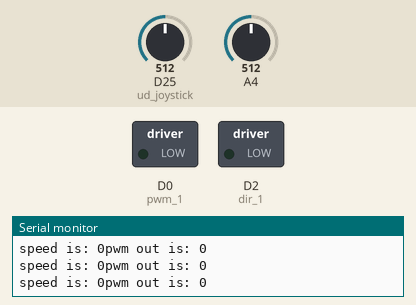
The sketch below on a simulated Arduino Due. On the bench: switched loads named in the sketch (green lamp = pin HIGH), the last lines printed to the serial monitor. The test bench sets the inputs (shaded band); at power-on: D25 (ud_joystick) = 512, A4 = 512 (analog values on the 0–1023 scale).

Above: at 1.2 s.
1.3 s: D25 (ud_joystick) set to 530
At 2.5 s:
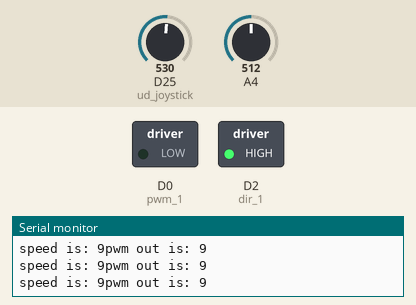
2.8 s: D25 (ud_joystick) set to 762
4.3 s: D25 (ud_joystick) set to 781
At 5.3 s:
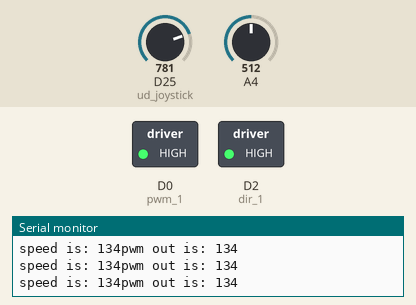
5.8 s: D25 (ud_joystick) set to 122
At 6.7 s:
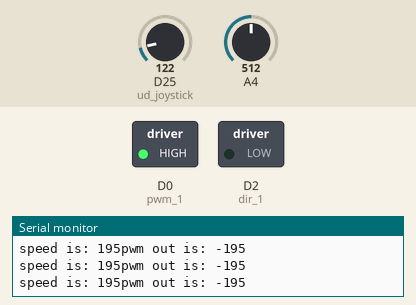
7.3 s: D25 (ud_joystick) set to 238
8.8 s: D25 (ud_joystick) set to 271
At 9.5 s:
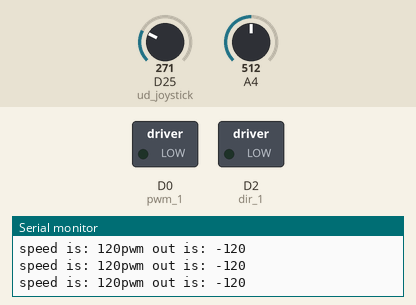
Timing chart, 0 to 11.3 s (numbered marks = the images above; inputs shaded):
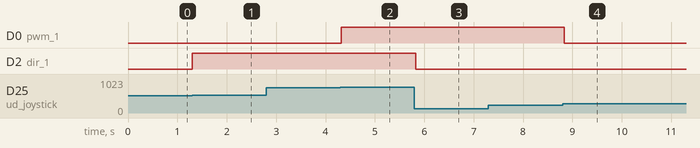

Measured:
- the behaviour switches between 513 and 514 on D25 (ud_joystick) (found by bisection; images 0 and 1)
- the behaviour switches between 768 and 769 on D25 (ud_joystick) (found by bisection; images 1 and 2)
- the behaviour switches between 256 and 257 on D25 (ud_joystick) (found by bisection; images 3 and 4)
- after the input at 1.3 s, D2 (dir_1): LOW → HIGH at once
- after the input at 4.3 s, D0 (pwm_1): LOW → HIGH at once
- after the input at 5.8 s, D2 (dir_1): HIGH → LOW at once
- after the input at 8.8 s, D0 (pwm_1): HIGH → LOW at once

The sketch:

joystickControl.ino
```cpp
const int lr_joystick = 4;
const int ud_joystick = 25;

const int pwm_1 = 0;
const int dir_1 = 2;

void setup() {
  // initialize serial communication at 115200 bits per second:
  Serial.begin(115200);
  // setup pin mode
  pinMode(pwm_1, OUTPUT);
  pinMode(dir_1, OUTPUT);

  //set the resolution to 12 bits (0-4095)
  analogReadResolution(12);
}

// Single function to control the motor
void setMotor(int speed, bool forwardDirection, int pwm_pin, int dir_pin) {
  // Set direction
  if (forwardDirection) {
    digitalWrite(dir_pin, HIGH);
  } else{
    digitalWrite(dir_pin, LOW);
  }

  analogWrite(pwm_pin, speed);

  //debug print
  Serial.print("speed is: "); Serial.print(speed);

}

void loop() {
  // read joystick input
  int LRjoystick = analogRead(lr_joystick);
  int UDjoystick = analogRead(ud_joystick);

  // map to pwm
  int pwm_out = map(UDjoystick, 0, 4095, -255, 255);

  // control motor
  if(pwm_out > 0){
    // when positive
    setMotor(pwm_out, true, pwm_1, dir_1);
  } else{
    // when negative
    setMotor(abs(pwm_out), false, pwm_1, dir_1);
  }

  // debug print
  Serial.print("pwm out is: "); Serial.println(pwm_out);

  delay(100);  // delay in between reads for clear read from serial
}
```
